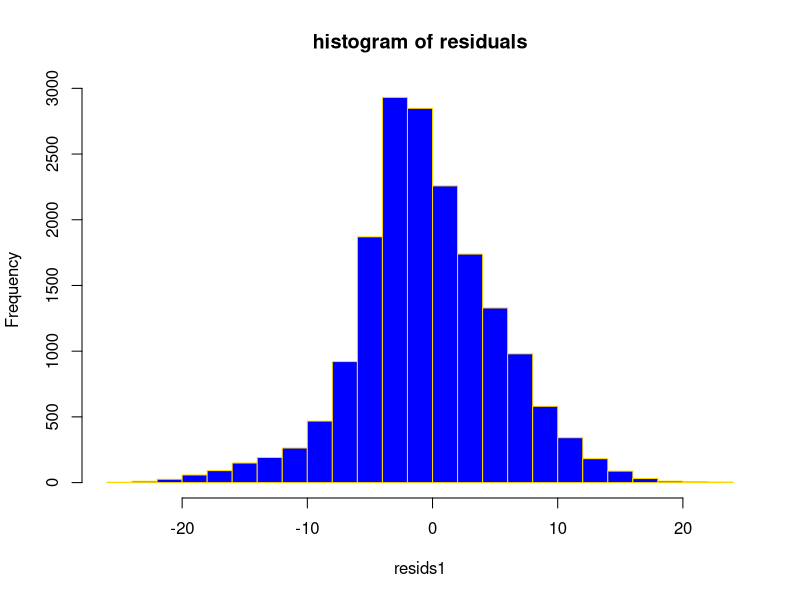
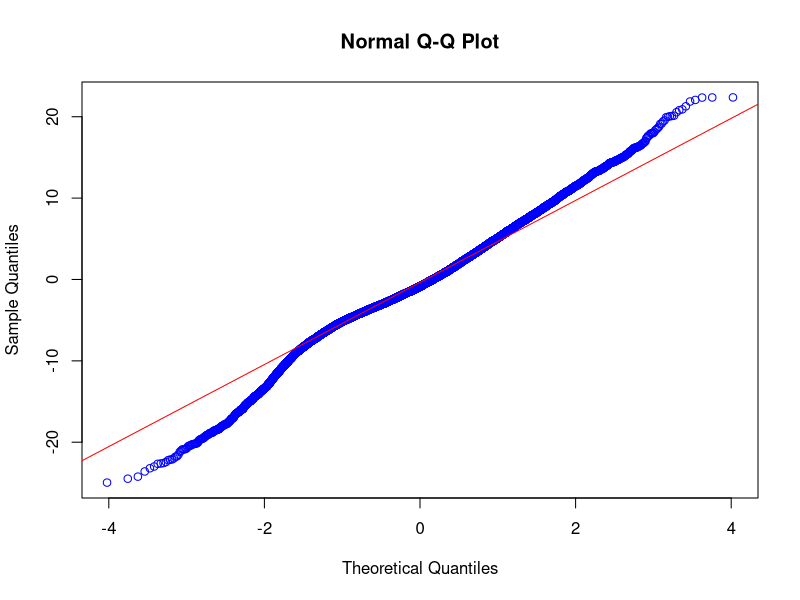
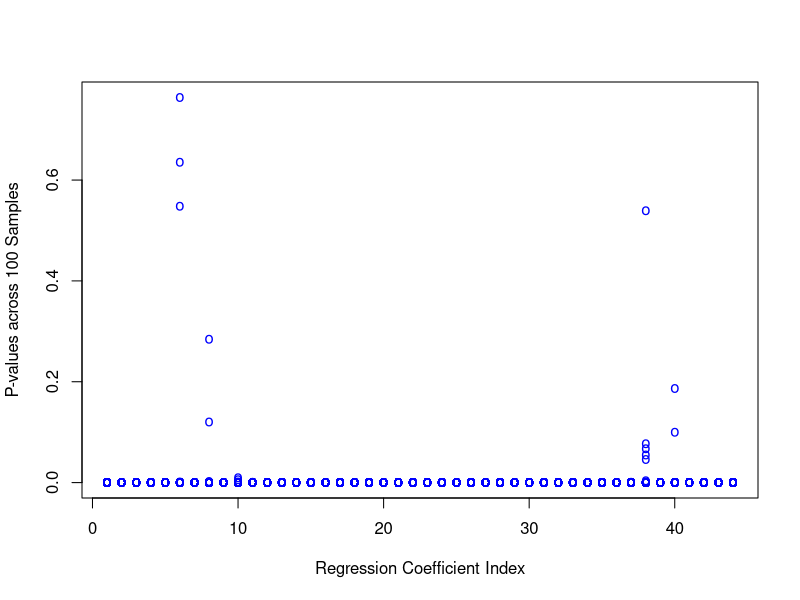
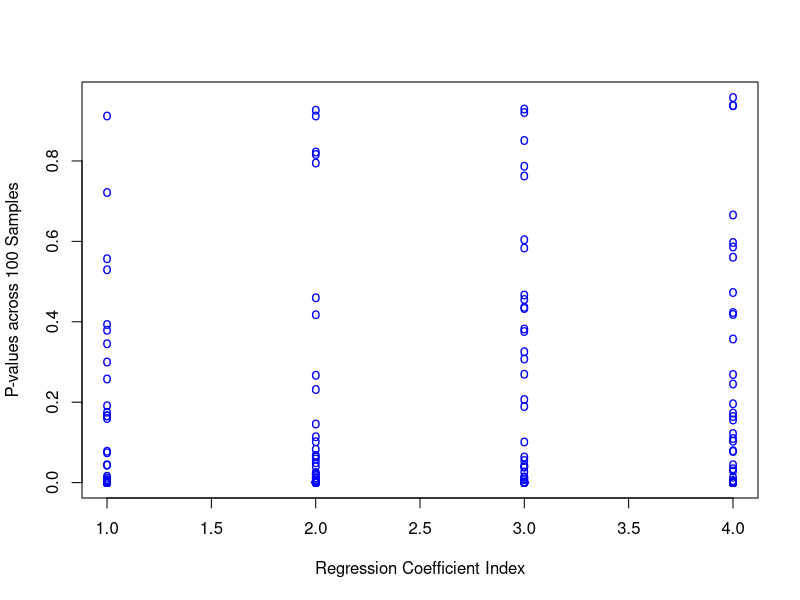
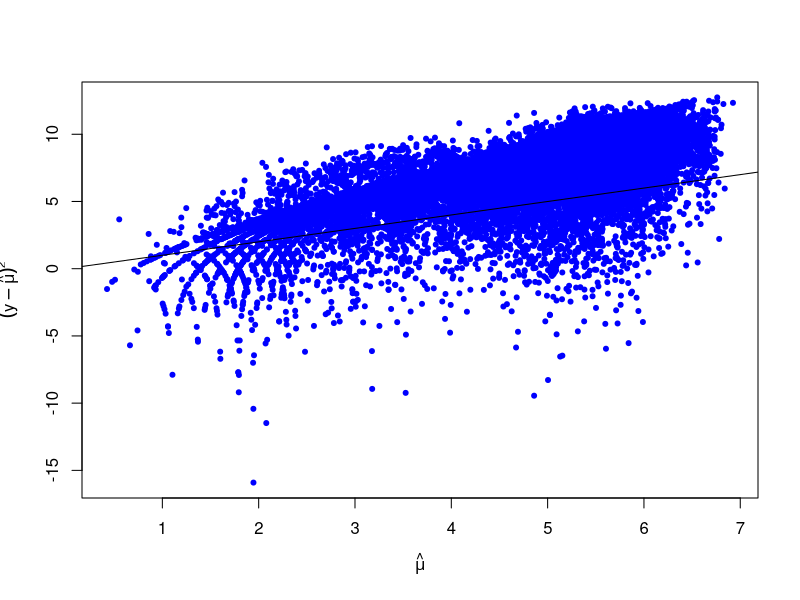

Write the R code that produced these figures, in order.
## ---- chunk 1
knitr::opts_chunk$set(echo = TRUE)
## ---- chunk 2

library(tidyverse)
library(readr)
library(lubridate)
library(dplyr)
library(data.table)
library(leaps)
library(ggplot2)
library(dplyr)
library(MASS)
library(corrplot)
## ---- chunk 3
data <- read.csv("Bikes.csv", header=T)
head(data)
## ---- chunk 4

# Remove irrelevant columns
clean_data = data[-c(1,2,9,15,16)]
# Convert the numerical categorical variables to predictors
clean_data$season = as.factor(clean_data$season)
clean_data$yr = as.factor(clean_data$yr)
clean_data$mnth = as.factor(clean_data$mnth)
clean_data$hr = as.factor(clean_data$hr)
clean_data$holiday = as.factor(clean_data$holiday)
clean_data$weekday = as.factor(clean_data$weekday)
clean_data$weathersit = as.factor(clean_data$weathersit)

## ---- chunk 5
# clean_data has categorical variables converted to factors , not necessary for doing separately on train and test
sample_size = floor(0.8*nrow(clean_data))
picked = sample(seq_len(nrow(clean_data)), size=sample_size)
train = clean_data[picked,]
test = clean_data[-picked,]
## ---- chunk 6
model1 = glm(cnt~., data=clean_data, family = "poisson")
summary(model1)
## ---- chunk 7
resids1 <- resid(model1, type='deviance')
hist(resids1, nclass=20, col="blue", border="gold" , main = "histogram of residuals")
qqnorm(resids1, col="blue")
qqline(resids1, col = 'red')

## ---- chunk 8
with(model1, cbind(res.deviance = deviance, df = df.residual, p = pchisq(deviance, df.residual, lower.tail=FALSE)))
## ---- chunk 9
# Mean Squared Prediction Error (MSPE)
mse_fun <- function(pred,dat){mean((pred-dat)^2)}
# Mean Absolute Prediction Error (MAE)
mae_fun <- function(pred,dat){mean(abs(pred-dat))}
# Mean Absolute Percentage Error (MAPE)
mape_fun <- function(pred,dat){mean(abs(pred-dat)/abs(dat))}
# Precision Measure (PM)
pm_fun <- function(pred,dat){sum((pred-dat)^2)/sum((dat-mean(dat))^2)}
## Aggregate Prediction Function
pred_fun <- function(model,test){ 
  pred = predict(model, test, type="response") 
  test.pred = pred 
  mse_model = mse_fun(test.pred,test$cnt)
  mae_model = mae_fun(test.pred,test$cnt)
  mape_model = mape_fun(test.pred,test$cnt)
  pm_model = pm_fun(test.pred,test$cnt)
  pred_meas = c(mse_model,mae_model, mape_model, pm_model)
  return(pred_meas)
}
## ---- chunk 10
## Accuracy measures for 1 iteration (Poisson Regression)
set.seed(0)
sample_size = floor(0.8*nrow(clean_data))
picked = sample(seq_len(nrow(clean_data)), size=sample_size)
train = clean_data[picked,];
test = clean_data[-picked,]
model1.train = glm(cnt~.,data=train,family="poisson")
pred_fun(model1.train,test)

## ---- chunk 11
## Accuracy measures for 100 iteration (Poisson Regression)
set.seed(0)
pred1_meas = matrix(0,4,100)
for(i in 1:100){
  sample_size = floor(0.8*nrow(clean_data))
  picked = sample(seq_len(nrow(clean_data)), size=sample_size)
  train = clean_data[picked,]; test = clean_data[-picked,]
  model1.train = glm(cnt~.,data=train,family="poisson")
  pred1_meas[,i] = pred_fun(model1.train,test)
}
model1_ave = round(apply(pred1_meas,1,mean),4)
model1_ave

## ---- chunk 12
## Approach: Subsample 20% of the initial data sample & repeat 100 times
count = 1
n = nrow(clean_data)
B = 100 #repetitions
ncoef = dim(summary(model1)$coeff)[1] #no of coefficients
pv_matrix = matrix(0,nrow = ncoef,ncol = B)
while (count <= B){
  subsample = sample(n, floor(n*0.2), replace=FALSE) #sample 20%
  subdata = clean_data[subsample,] #sample that from original set
  # Fit the poisson regression for each subsample
  submod = glm(cnt~.,data=subdata,family="poisson")
  ## Count pvalues smaller than 0.01 across the 100 (sub)models
  pv_matrix[,count] = summary(submod)$coeff[,4]
  count = count + 1
}
alpha = 0.01
pv_significant = rowSums(pv_matrix < alpha)
## ---- chunk 13
# Identify variables which have p-values less<alpha on more than 95% iterations
idx_scoef = which(pv_significant>=95)
length(idx_scoef)
## ---- chunk 14
matplot(pv_matrix[idx_scoef,],
        xlab="Regression Coefficient Index",
        ylab="P-values across 100 Samples",
        type="p",
        pch="o",
        col="blue")

## ---- chunk 15
idx_icoef = which(pv_significant<85)
# Show the p-values of the non-significant coefficients in model2
cbind(summary(model1)$coeff[idx_icoef,c(1,4)],
      Freq=pv_significant[idx_icoef])
# Plot the 100 p-values of the non-significant coefficients
matplot(pv_matrix[idx_icoef,],
        xlab="Regression Coefficient Index",
        ylab="P-values across 100 Samples",
        type="p",
        pch="o",
        col="blue")
## ---- chunk 16
# Overdispersion (a probable cause of inflated significance)
plot(log(fitted(model1)),log((data$cnt-fitted(model1))^2),xlab=expression(hat(mu)),ylab=expression((y-hat(mu))^2),pch=20,col="blue")
abline(0,1) ## 'variance = mean' line

## ---- chunk 17
#overdispersion parameter

dp = sum(residuals(model1,type ="pearson")^2)/model1$df.residual
dp
## ---- chunk 18
# see how the coefficients are affected owing to overdispersion
cbind(original_estimates=summary(model1)$coeff[,4],dispersion_estimates=summary(model1,dispersion=dp)$coeff[,4])
## ---- chunk 19
# effect of overdispersion on model coefficients 

length(which(summary(model1,dispersion=dp)$coeff[,3]<0.025))
length(which(summary(model1)$coeff[,3]<0.025))
